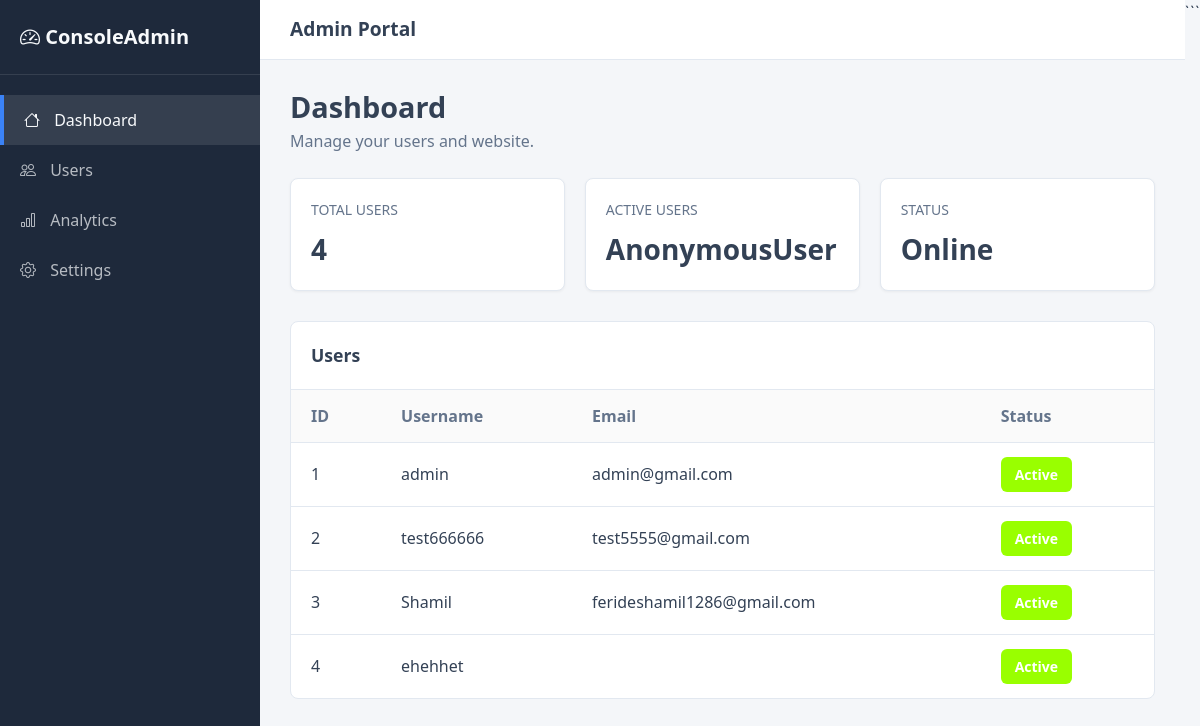
The page /admindashboard/ on the database as committed earlier.
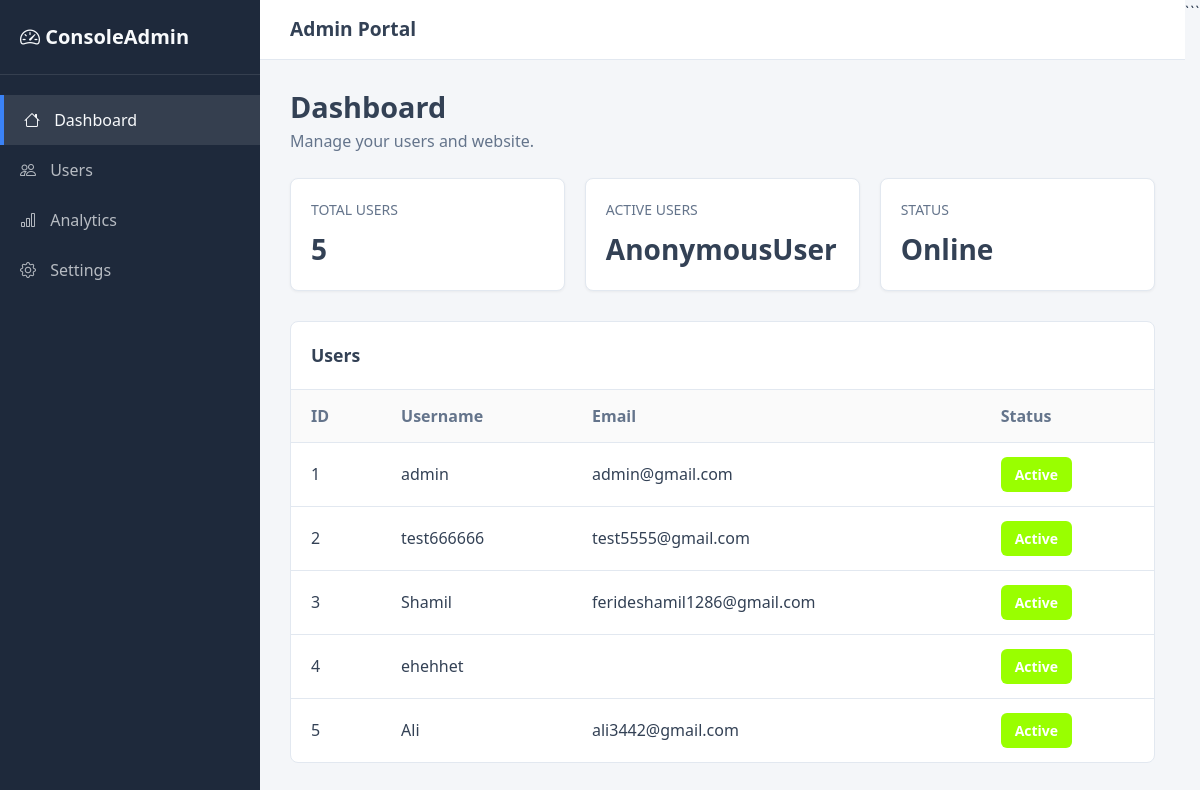
The same page on the database as committed later.
### users/models.py (models this page shows)
class Custom_User(AbstractUser):
    image = models.ImageField(upload_to="users/")
    phone = models.CharField(
    max_length=20,
    blank=True,
    null=True
    )

### main/views.py (the view)
# urls.py: path("admindashboard/",views.admin_dashboard,name="admindashboard"),
def admin_dashboard(request):
    users = User.objects.all()
    total_users = users.count()
    context = {
        "users": users,
        "total_users": total_users
    }
    return render(request, "admin_dashboard.html", context)

### templates/admin_dashboard.html (shortened to what the changed rows need)
<!DOCTYPE html>
<html lang="en">
<head>
    <link rel="stylesheet"
          href="https://cdn.jsdelivr.net/npm/bootstrap@4.0.0/dist/css/bootstrap.min.css">
    <link rel="stylesheet"
          href="https://cdn.jsdelivr.net/npm/bootstrap-icons@1.11.3/font/bootstrap-icons.min.css">
</head>
<body>
    <main class="admin-main">
        <div class="dashboard-content">
            <div class="page-title">
                <h1>Dashboard</h1>
            </div>
            <div class="metrics-grid">
                <div class="dashboard-card">
                    <div class="dashboard-card-title">
                        Total Users
                    </div>
                    <div class="dashboard-card-value">
                        {{ users|length }}
                    </div>
                </div>
            </div>
            <div class="users-table-container">
                <table class="users-table">
                    <thead>
                        <tr>
                            <th>ID</th>
                            <th>Username</th>
                            <th>Email</th>
                            <th>Status</th>
                        </tr>
                    </thead>
                    <tbody>
                        {% for user in users %}
                        <tr>
                            <td>
                                {{ user.id }}
                            </td>
                            <td>
                                {{ user.username }}
                            </td>
                            <td>
                                {{ user.email }}
                            </td>
                            <td>
                                <form method="POST"
                                      action="{% url 'toggle_user_active' user.id %}">
                                    {% if user.is_active %}
                                        <button type="submit"
                                                class="status-btn active">
                                            Active
                                        </button>
                                    {% else %}
                                        <button type="submit"
                                                class="status-btn inactive">
                                            Inactive
                                        </button>
                                    {% endif %}
                                </form>
                            </td>
                        </tr>
                        {% empty %}
                        <tr>
                            <td colspan="4" class="text-center">
                                No users found.
                            </td>
                        </tr>
                        {% endfor %}
                    </tbody>
                </table>
            </div>
        </div>
    </main>
</body>
</html>

Rows that differ between the two databases and show on the page:
added Custom_User: id "5", username "Ali", email "ali3442@gmail.com", is_active "Active"
Other text that changed with them:
{{ users|length }}: "4" → "5"
